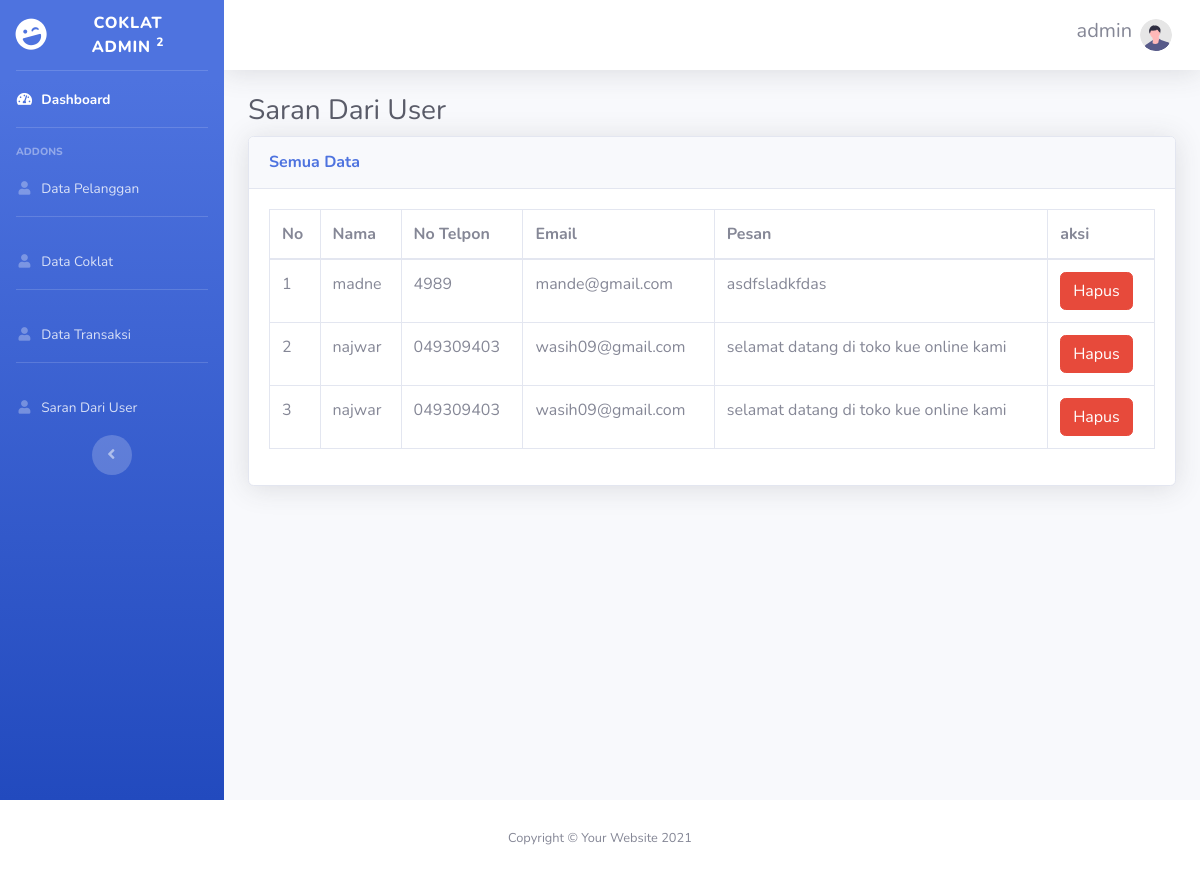
Page /admin/pesan/pesan.php (signed in) on the committed database.
### tables this page shows
CREATE TABLE `pesan` (
  `id_pesan` int(11) NOT NULL,
  `nama` varchar(100) NOT NULL,
  `nomor` varchar(15) NOT NULL,
  `email` varchar(50) NOT NULL,
  `pesan` varchar(150) NOT NULL
);

### admin/pesan/pesan.php (the view, shortened to what this page needs)
<?php
include '../header2.php';
include '../../koneksi.php';
$query = "SELECT * FROM pesan ORDER BY id_pesan DESC";
$hasil = mysqli_query($connection,$query);
?>
    <div id="wrapper">
    <?php
    include '../sidebar2.php';
    ?>
        <div id="content-wrapper" class="d-flex flex-column">
            <div id="content">
                <nav class="navbar navbar-expand navbar-light bg-white topbar mb-4 static-top shadow">
                    <ul class="navbar-nav ml-auto">
                        <li class="nav-item dropdown no-arrow">
                            <a class="nav-link dropdown-toggle" href="#" id="userDropdown" role="button"
                                data-toggle="dropdown" aria-haspopup="true" aria-expanded="false">
                                <span class="mr-2 d-none d-lg-inline text-gray-600 small"><h5><?= $_SESSION['user']['username']; ?></h5></span>
                                <img class="img-profile rounded-circle"
                                    src="../img/undraw_profile.svg">
                            </a>
                        </li>
                    </ul>
                </nav>
                <div class="container-fluid">
                    <h1 class="h3 mb-2 text-gray-800">Saran Dari User</h1>
                    <div class="card shadow mb-4">
                        <div class="card-header py-3">
                            <h6 class="m-0 font-weight-bold text-primary">Semua Data</h6>
                        </div>
                        <div class="card-body">
                            <div class="table-responsive">
                                <table class="table table-bordered" id="dataTable" width="100%" cellspacing="0">
                                    <thead>
                                        <tr>
                                            <th>No</th>
                                            <th>Nama</th>
                                            <th>No Telpon</th>
                                            <th>Email</th>
                                            <th>Pesan</th>
                                            <th>aksi</th>
                                        </tr>
                                    </thead>
                                    <tbody>
                                        <?php
                                        $no = 1;
                                        foreach ($hasil as $isi) {
                                         ?>
                                        <tr>
                                            <td><?= $no; ?></td>
                                            <td><?= $isi['nama']; ?></td>
                                            <td><?= $isi['nomor']; ?></td>
                                            <td><?= $isi['email']; ?></td>
                                            <td><?= $isi['pesan']; ?></td>
                                            <td><a class="btn btn-danger" href="proses.php?aksi=hapus&id=<?= $isi['id_pesan']; ?>">Hapus</a></td>
                                            </tr>
                                        <?php $no++; } ?>
                                    </tbody>
                                </table>
                            </div>
                        </div>
                    </div>
                </div>
            </div>
        </div>
    </div>
<?php
include '../footer2.php';
?>

### rows in the picture
pesan: nama "madne", nomor "4989", email "mande@gmail.com", pesan "asdfsladkfdas"
pesan: nama "najwar", nomor "049309403", email "wasih09@gmail.com", pesan "selamat datang di toko kue online kami"
pesan: nama "najwar", nomor "049309403", email "wasih09@gmail.com", pesan "selamat datang di toko kue online kami"

### other values in the picture
$_SESSION['user']['username'] "admin"
